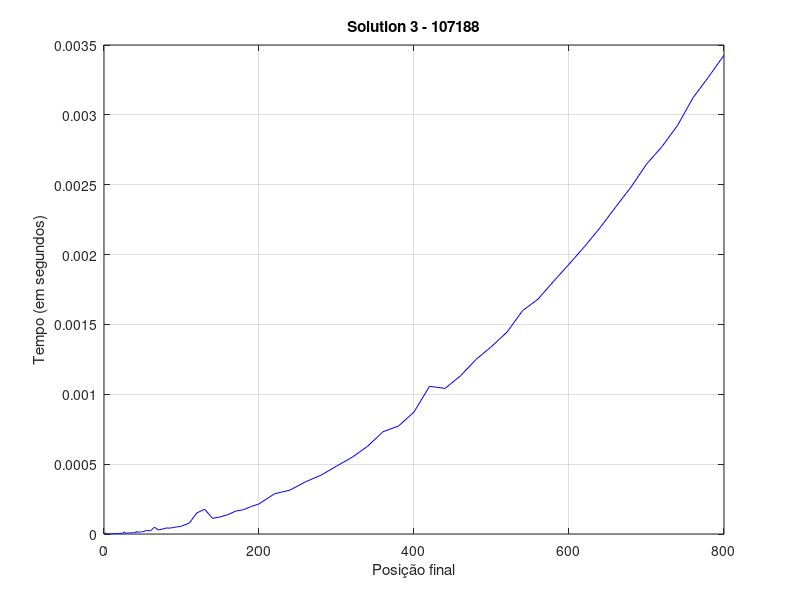

MATLAB code for this plot:
sol3 = load("data_solution3_107188.txt");

n_sol3 = sol3(:,1);
t_sol3 = sol3(:,4);

plot(n_sol3,t_sol3, 'b-')
title("Solution 3 - 107188")
xlabel("Posição final")
ylabel("Tempo (em segundos)")
grid on;